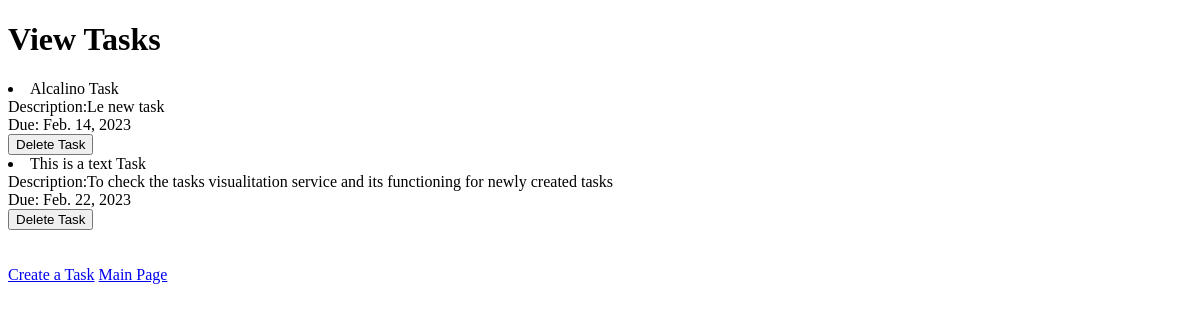
Page /Tasks/SeeTask/ (signed in) on the committed database.
### TaskApp/models.py (models this page shows)
class Task(models.Model):
    Name = models.CharField(max_length=50)
    Description = models.TextField()
    DueDate = models.DateField(null=True, blank=True)
    Owner = models.ForeignKey(User, on_delete=models.CASCADE)

### TaskApp/views.py (the view)
# urls.py: path('SeeTask/', views.SavedTasks),
def SavedTasks(request):
    Data = Task.objects.filter(Owner = request.user)
    context = {'tasks': Data}
    print(context)
    return render (request, 'ViewTask.html', context)

### TaskApp/templates/ViewTask.html (shortened to what this page needs)
<!DOCTYPE html>
<html>
  <head>
    <link rel="stylesheet" type="text/css" href="style.css">
  </head>
  <body>
    <div><h1>View Tasks</h1></div>
    {% for task in tasks %}
    <li>
        {{task.Name}}<br> Description:{{task.Description}} <br> Due: {{task.DueDate}} <br>
        <form action='delete_task/' method="post">
            <input name="DeleteButton" type="submit" value="Delete Task" id="{{task.Owner}}">
        </form>
    </li>
{% endfor %}
    <br></br>
    <a href="/Tasks/CreateTask/">Create a Task</a>
    <a href="/">Main Page</a>
  </body>
</html>

### rows in the picture
Task: Name "Alcalino Task", Description "Le new task", DueDate "Feb. 14, 2023"
Task: Name "This is a text Task", Description "To check the tasks visualitation service and its functioning for newly created tasks", DueDate "Feb. 22, 2023"
